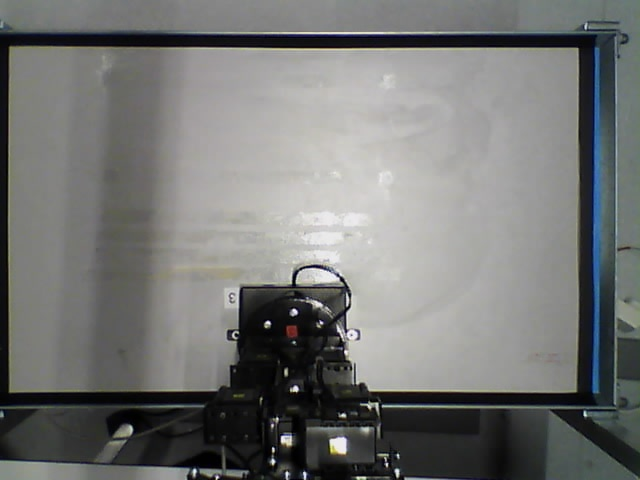
#> input picture python_modules/images/baggrund.jpeg, 640 x 480 px
$ python -i vision.py   (imports and definitions only)   (older library calls are emulated)
#> lines starting #> are read from the running program, lines starting #| are printed output that depends on the picture; after the words box and inside, x2 and y2 are one past the last pixel; in counts of white or black regions, pixels touching at a corner belong together
#!/usr/bin/env python
import cv2
import urllib
import numpy as np
import math

RADIUS_THRESH = (15, 30)

# [13 lines left out: function get_from_webcam, not called in this run]

def get_from_file(filename):
    print('try fetch from file...')
    return cv2.imread(filename)

# [75 lines left out: functions from_pixel_to_cm, from_pixel_to_m_coordinates, split_up_image_color, set_new_color_parameter, black_out_white, black_out_black and 5 more, not called in this run]


def draw_regionOfInterest(image):
    image_copy = image.copy()
    _, edge_image, dst_image = find_edges(image,0,40,255,0,0,50,150)
    lines = cv2.HoughLines(edge_image, 1, np.pi / 180, 150)
    if lines is not None:
        for line in lines:
            rho, theta = line[0]
            a = np.cos(theta)
            b = np.sin(theta)
            x0 = a * rho
            y0 = b * rho
            x1 = int(x0 + 1000 * (-b))
            y1 = int(y0 + 1000 * (a))
            x2 = int(x0 - 1000 * (-b))
            y2 = int(y0 - 1000 * (a))
            cv2.line(dst_image, (x1, y1), (x2, y2), (0, 0, 0), 2)
    _, edge_image, dst_image = find_edges(dst_image,0,1,255,0,0,50,150)
    _, contours, _ = cv2.findContours(edge_image, cv2.RETR_TREE, cv2.CHAIN_APPROX_SIMPLE)
    bounding_boxes = []
    for contour in contours:
        rect = cv2.minAreaRect(contour)
        box = cv2.boxPoints(rect)
        box = np.int0(box)
        if 560 < rect[1][0] < 590 and 340 < rect[1][1] < 360:
            cv2.drawContours(dst_image, [box], 0, (0, 0, 255), 2)
            bounding_boxes.append(rect)
    for box in bounding_boxes:
        (xc, yc), (w, h), theta = box
        rotated_image = rotate_image(image_copy, theta, (xc, yc))
        box_points = cv2.boxPoints(box)
        box_points = np.int0(box_points)
        x_start, y_start = rotate_point(box_points[1][0], box_points[1][1], xc, yc, -np.radians(theta))
        x_start, y_start = int(math.ceil(x_start)), int(math.ceil(y_start))
        x_end, y_end = int(x_start+math.floor(w)), int(y_start+math.floor(h))
        regionOfInterest = rotated_image[y_start:y_end, x_start:x_end]

    return regionOfInterest, (xc,yc), (x_start, y_start), (x_end, y_end), theta

# [6 lines left out: function crop_image, not called in this run]

def find_edges(image,blur_kernel,threshold,color,erode_iterations,dilate_iterations,canny_thres1, canny_thres2):
    grey_image = cv2.cvtColor(image, cv2.COLOR_BGR2GRAY)
    dst_image = cv2.cvtColor(grey_image, cv2.COLOR_GRAY2BGR)
    if blur_kernel == 0:
        blur_image = grey_image
    else:
        kernel_blur = (blur_kernel,blur_kernel)
        blur_image = cv2.GaussianBlur(grey_image,kernel_blur,0)
    _, threshold = cv2.threshold(blur_image,threshold,color,cv2.THRESH_BINARY)
    kernel = np.ones((3, 3), np.uint8)
    if erode_iterations == 0:
        eroded_edges = threshold
    else:
        eroded_edges = cv2.erode(threshold, kernel, erode_iterations)
        #cv2.imshow('eroded_edges', eroded_edges)
    if dilate_iterations == 0:
        dilated_edges = eroded_edges
    else:
        dilated_edges = cv2.dilate(eroded_edges, kernel, dilate_iterations)
        #cv2.imshow('dilated_edges', dilated_edges)
    edge_image = cv2.Canny(dilated_edges, canny_thres1, canny_thres2)
    return grey_image, edge_image, dst_image

# [230 lines left out: functions draw_board, find_pieces, get_board_state, from_image_to_coordinates, test_vision, not called in this run]
# [27 lines of commented-out code are left out]

>>> import cv2
>>> picture = cv2.imread('../../../../python_modules/images/baggrund.jpeg')
#> picture is the input picture: shape (480, 640, 3); mean B, G, R 115.7, 117.2, 116.1
>>> result = draw_regionOfInterest(picture)
#> in find_edges, `_, threshold = cv2.threshold(blur_image,threshold,color,cv2.THRESH_BIN..`:
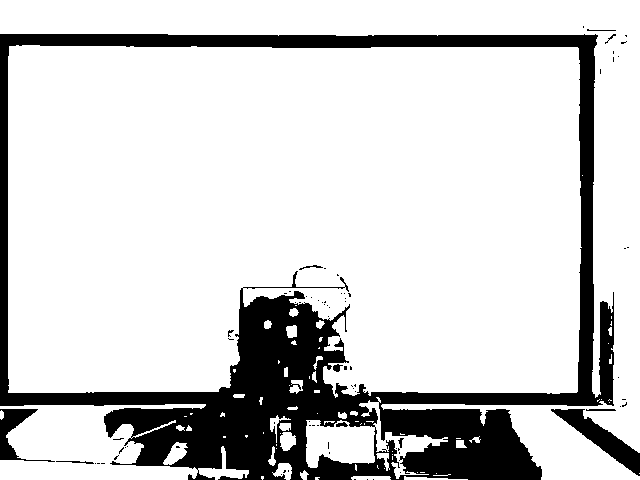
#> threshold: shape (480, 640); 81.6% white; 78 black regions (67 under 20 px), largest, box (x1, y1, x2, y2) and area: (0, 34, 614, 480) 53330, (551, 409, 640, 476) 1701, (0, 409, 55, 462) 897
#> in find_edges, `edge_image = cv2.Canny(dilated_edges, canny_thres1, canny_thres2)`:
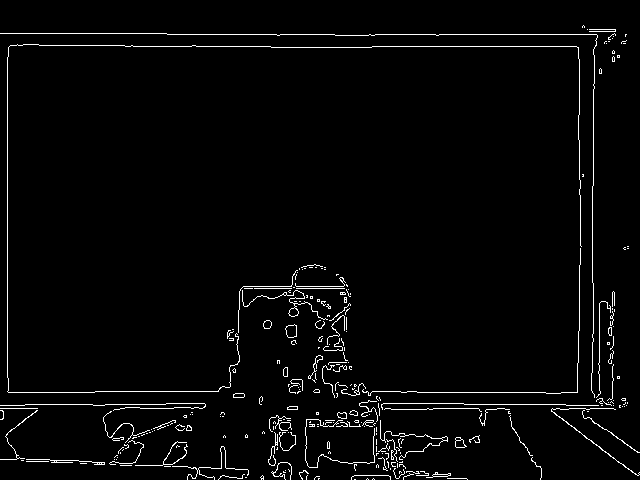
#> edge_image: shape (480, 640); 2.7% white in thin lines or dots
#> in draw_regionOfInterest, `lines = cv2.HoughLines(edge_image, 1, np.pi / 180, 150)`: lines = [[34, 1.57], [46, 1.57], [7, 0], [392, 1.57], [404, 1.57], [408, 1.57], [579, 0], [460, 1.61], [593, 0], [456, 1.62], [584, 0.0175]]
#> the loop in draw_regionOfInterest, `for line in lines:` made 11 passes
#> (rho, theta, a, b, x0, y0, x1, y1) on passes 1 to 11: (34, 1.57, -4.37e-08, 1, -1.49e-06, 34, -1000, 33), (46, 1.57, -4.37e-08, 1, -2.01e-06, 46, -1000, 45), (7, 0, 1, 0, 7, 0, 7, 1000), (392, 1.57, -4.37e-08, 1, -1.71e-05, 392, -1000, 391), (404, 1.57, -4.37e-08, 1, -1.77e-05, 404, -1000, 403), (408, 1.57, -4.37e-08, 1, -1.78e-05, 408, -1000, 407), (579, 0, 1, 0, 579, 0, 579, 1000), (460, 1.61, -0.0349, 0.999, -16.05, 459.7, -1015, 424), (593, 0, 1, 0, 593, 0, 593, 1000), (456, 1.62, -0.0523, 0.999, -23.87, 455.4, -1022, 403), (584, 0.0175, 1, 0.0175, 583.9, 10.19, 566, 1010)
#> after the loop in draw_regionOfInterest, `for line in lines:`:
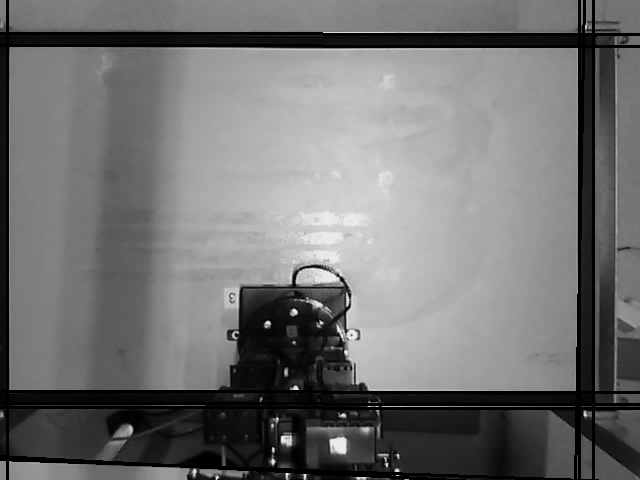
#> dst_image: shape (480, 640, 3); min 0, max 254, mean 113.8
#> call 2 of find_edges, with blur_kernel = 0, threshold = 1, color = 255, erode_iterations = 0, dilate_iterations = 0, canny_thres1 = 50, canny_thres2 = 150
#> in find_edges (call 2), `_, threshold = cv2.threshold(blur_image,threshold,color,cv2.THRESH_BIN..`:
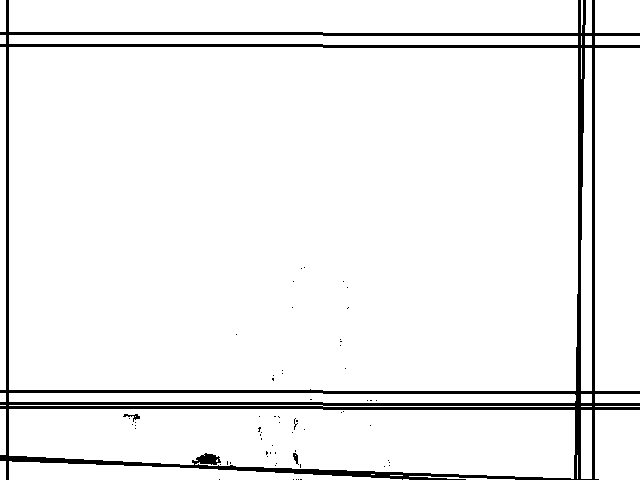
#> threshold: shape (480, 640); 94.3% white; 64 black regions (61 under 20 px), largest, box (x1, y1, x2, y2) and area: (0, 0, 640, 480) 17408, (123, 414, 140, 422) 49, (293, 453, 299, 465) 38
#> in find_edges (call 2), `edge_image = cv2.Canny(dilated_edges, canny_thres1, canny_thres2)`:
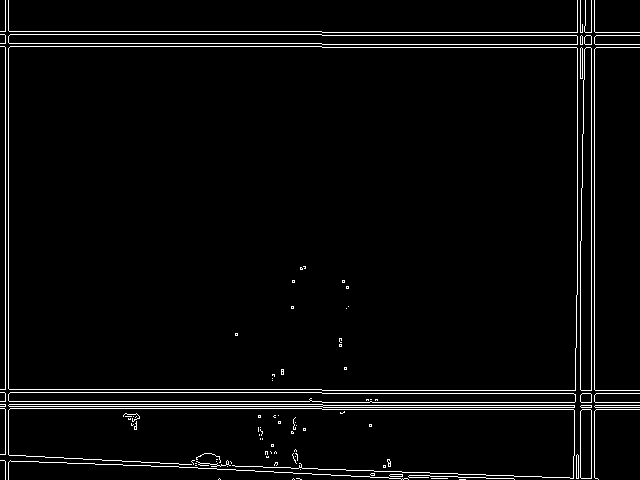
#> edge_image: shape (480, 640); 3.5% white in thin lines or dots
#> in draw_regionOfInterest, `_, contours, _ = cv2.findContours(edge_image, cv2.RETR_TREE, cv2.CHAIN..`: contours = 139 contours, 114 with area under 20; largest, box (x1, y1, x2, y2) and area: (8, 46, 578, 391) 195026, (8, 46, 578, 391) 195026, (8, 34, 578, 45) 5118, (8, 34, 578, 45) 5118, (8, 392, 576, 403) 5094
#> the loop in draw_regionOfInterest, `for contour in contours:` made 139 passes
#> (rect, box) on passes 1, 2, 3, 6, 7, 8, 9: (((462, 479), (0, 6), -90), [[465, 479], [459, 479], [459, 479], [465, 479]]), (((439, 478), (0, 16), -90), [[447, 478], [431, 478], [431, 478], [447, 478]]), (((298.6, 478.3), (0.728, 5.09), -75.96), [[300, 479], [296, 478], [296, 477], [301, 478]]), (((461, 476.8), (2.38, 106), -88.91), [[514, 478], [407, 476], [408, 474], [514, 476]]), (((395.5, 475), (2, 13), -90), [[402, 476], [389, 476], [389, 474], [402, 474]]), (((395.5, 475), (2, 13), -90), [[402, 476], [389, 476], [389, 474], [402, 474]]), (((372, 474), (2, 4), -90), [[374, 475], [370, 475], [370, 473], [374, 473]])
#> (contour, rect, box) on passes 4, 5, 13, 14: ([[293, 478], [292, 479], [293, 478], [294, 479]], ((293, 479), (1.41, 1.41), -45), [[293, 480], [292, 479], [293, 478], [294, 479]]), ([[219, 478], [218, 479], [219, 478], [220, 479]], ((219, 479), (1.41, 1.41), -45), [[219, 480], [218, 479], [219, 478], [220, 479]]), ([[383, 465], [383, 467], [385, 467], [385, 465]], ((384, 466), (2, 2), -90), [[385, 467], [383, 467], [383, 465], [385, 465]]), ([[383, 466], [384, 465], [385, 466], [384, 467]], ((384, 466), (1.41, 1.41), -45), [[384, 467], [383, 466], [384, 465], [385, 466]])
#> after the loop in draw_regionOfInterest, `for contour in contours:`: bounding_boxes = []
#> (the run stopped early here; a loop or call above may not have finished)

$ run again, on python_modules/images/board1.jpeg
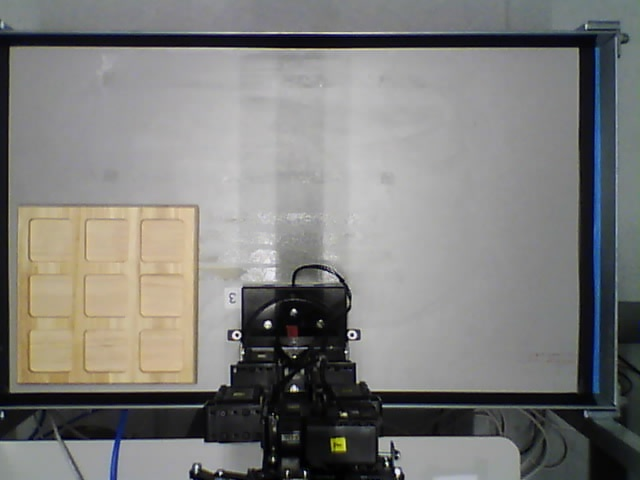
#> input picture python_modules/images/board1.jpeg, 640 x 480 px
#> picture is the input picture: shape (480, 640, 3); mean B, G, R 122, 124.4, 124.9
#> in find_edges, `_, threshold = cv2.threshold(blur_image,threshold,color,cv2.THRESH_BIN..`:
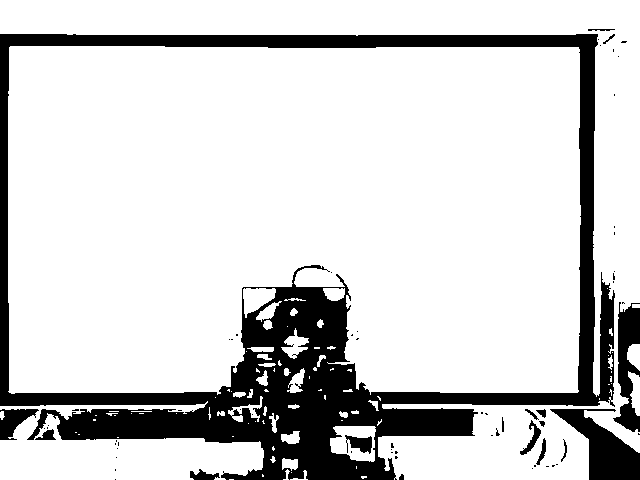
#> threshold: shape (480, 640); 81.8% white; 66 black regions (49 under 20 px), largest, box (x1, y1, x2, y2) and area: (0, 34, 615, 480) 49032, (550, 409, 640, 480) 2893, (613, 302, 640, 432) 1929
#> edge_image: shape (480, 640); 2.7% white in thin lines or dots
#> lines = [[34, 1.57], [392, 1.57], [46, 1.57], [404, 1.57], [408, 1.57], [579, 0], [7, 0], [593, 0], [596, 0.0175], [440, 1.55]]
#> the loop in draw_regionOfInterest, `for line in lines:` made 10 passes
#> (rho, theta, a, b, x0, y0, x1, y1) on passes 1 to 8: (34, 1.57, -4.37e-08, 1, -1.49e-06, 34, -1000, 33), (392, 1.57, -4.37e-08, 1, -1.71e-05, 392, -1000, 391), (46, 1.57, -4.37e-08, 1, -2.01e-06, 46, -1000, 45), (404, 1.57, -4.37e-08, 1, -1.77e-05, 404, -1000, 403), (408, 1.57, -4.37e-08, 1, -1.78e-05, 408, -1000, 407), (579, 0, 1, 0, 579, 0, 579, 1000), (7, 0, 1, 0, 7, 0, 7, 1000), (593, 0, 1, 0, 593, 0, 593, 1000)
#> threshold: shape (480, 640); 94.5% white; 62 black regions (58 under 20 px), largest, box (x1, y1, x2, y2) and area: (0, 0, 640, 480) 16598, (311, 469, 327, 474) 48, (301, 452, 304, 466) 23, (334, 471, 344, 475) 23
#> in find_edges (call 2), `edge_image = cv2.Canny(dilated_edges, canny_thres1, canny_thres2)`:
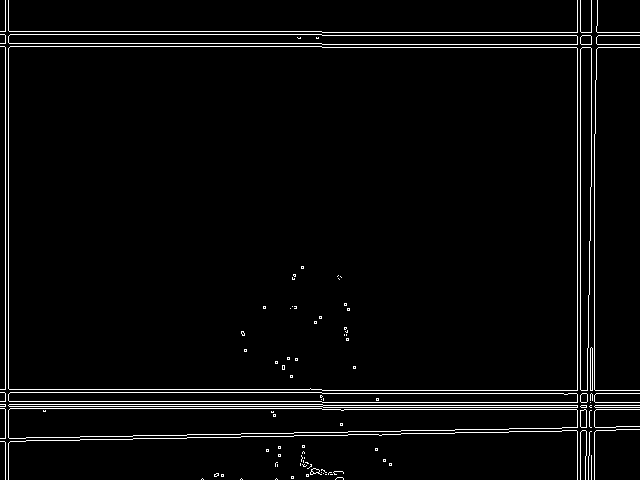
#> edge_image: shape (480, 640); 3.5% white in thin lines or dots
#> contours = 151 contours, 128 with area under 20; largest, box (x1, y1, x2, y2) and area: (8, 46, 578, 391) 195163, (8, 46, 578, 391) 195162, (8, 408, 578, 439) 13692, (8, 408, 578, 439) 13692, (8, 34, 578, 45) 5118
#> the loop in draw_regionOfInterest, `for contour in contours:` made 151 passes
#> (contour, rect, box) on passes 1 to 3: ([[276, 478], [275, 479], [276, 478], [277, 479]], ((276, 479), (1.41, 1.41), -45), [[276, 480], [275, 479], [276, 478], [277, 479]]), ([[241, 478], [240, 479], [241, 478], [242, 479]], ((241, 479), (1.41, 1.41), -45), [[241, 480], [240, 479], [241, 478], [242, 479]]), ([[202, 478], [201, 479], [202, 478], [203, 479]], ((202, 479), (1.41, 1.41), -45), [[202, 480], [201, 479], [202, 478], [203, 479]])
#> after the loop in draw_regionOfInterest, `for contour in contours:`: bounding_boxes = []
